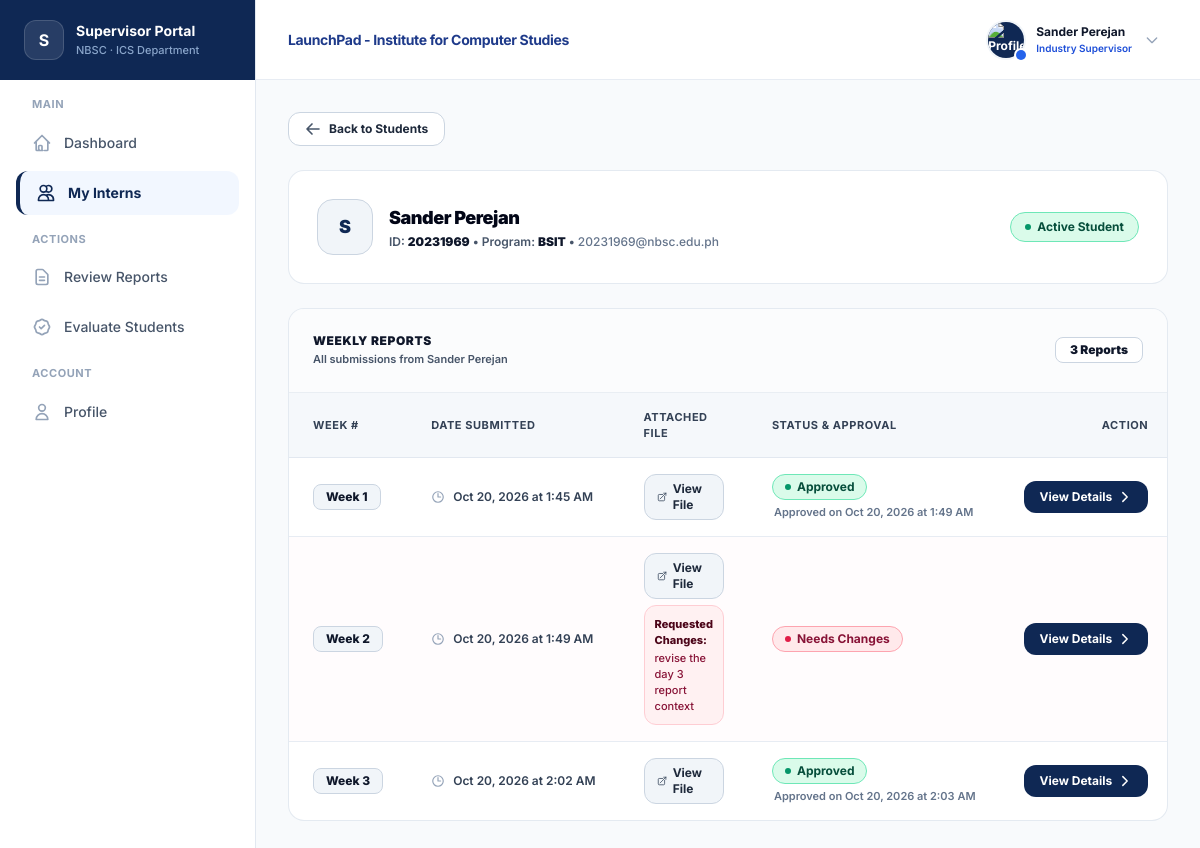
/supervisor/interns.php?id=119 (signed in), run on the app's committed database.
### tables this page shows
CREATE TABLE `students` (
  `id` int(11) NOT NULL,
  `user_id` int(11) NOT NULL,
  `student_number` varchar(100) NOT NULL,
  `program` varchar(50) DEFAULT 'BSIT',
  `section` varchar(20) NOT NULL DEFAULT 'IT44A',
  `company_id` int(11) DEFAULT NULL,
  `supervisor_id` int(11) DEFAULT NULL,
  `office_id` int(11) DEFAULT NULL,
  `ojt_start_date` date DEFAULT NULL,
  `completion_requested` tinyint(1) DEFAULT 0,
  `evaluation_triggered` tinyint(1) DEFAULT 0,
  `created_at` datetime DEFAULT current_timestamp()
);

CREATE TABLE `users` (
  `id` int(11) NOT NULL,
  `name` varchar(255) NOT NULL,
  `email` varchar(255) NOT NULL,
  `password_hash` varchar(255) DEFAULT NULL,
  `role` enum('student','supervisor','coordinator','admin') NOT NULL DEFAULT 'student',
  `status` enum('active','archived') NOT NULL DEFAULT 'active',
  `archived_at` datetime DEFAULT NULL,
  `avatar_url` text DEFAULT NULL,
  `created_at` datetime DEFAULT current_timestamp(),
  `privacy_consent` tinyint(1) DEFAULT 0
);

CREATE TABLE `reports` (
  `id` int(11) NOT NULL,
  `student_id` int(11) NOT NULL,
  `week_number` int(11) NOT NULL,
  `file_path` text NOT NULL,
  `previous_file_path` text DEFAULT NULL,
  `ocr_activities` text DEFAULT NULL,
  `supervisor_remarks` text DEFAULT NULL,
  `revision_requested_at` datetime DEFAULT NULL,
  `status` enum('pending','approved','rejected') NOT NULL DEFAULT 'pending',
  `is_late` tinyint(1) NOT NULL DEFAULT 0,
  `deadline_date` date DEFAULT NULL,
  `submitted_at` datetime DEFAULT current_timestamp(),
  `approved_at` datetime DEFAULT NULL,
  `updated_at` datetime DEFAULT current_timestamp() ON UPDATE current_timestamp(),
  `entities_extracted_at` datetime DEFAULT NULL,
  `entities_dictionary_version` varchar(64) DEFAULT NULL,
  `entities_extraction_started_at` datetime DEFAULT NULL,
  `entities_extraction_error` varchar(255) DEFAULT NULL
);

### src/pages/supervisor/internProfilePage.php (the view, shortened to what this page needs)
<?php
if (!function_exists('e')) {
    function e($value) {
        return htmlspecialchars((string)($value ?? ''), ENT_QUOTES, 'UTF-8');
    }
}
$studentName = $student['name'] ?? 'Student';
$studentNumber = $student['student_number'] ?? 'N/A';
$studentProgram = $student['program'] ?? 'BSIT';
$studentEmail = $student['email'] ?? 'N/A';
$reportsList = $reports ?? [];
$isStudentActive = strtolower($student['status'] ?? '') === 'active';
?>
<!DOCTYPE html>
<html lang="en">
<head>
    <script src="https://cdn.tailwindcss.com"></script>
    <link rel="stylesheet" href="/ICS-PORTAL/public/css/style.css">
</head>
<body class="bg-[#F8FAFC] text-slate-900 subpixel-antialiased selection:bg-[#0F2854] selection:text-white">
    <div class="flex min-h-screen">
        <?php include __DIR__ . '/../../components/supervisor_sidebar.php'; ?>
        <div class="flex-1 flex flex-col min-w-0">
            <?php include __DIR__ . '/../../components/header.php'; ?>
            <main class="p-8 max-w-[1400px] w-full mx-auto space-y-6 flex-1">
                <div>
                    <a href="interns.php" class="inline-flex items-center gap-2 text-xs font-bold text-slate-800 hover:text-slate-950 bg-white hover:bg-slate-100 px-4 py-2 rounded-xl border border-slate-300 shadow-2xs transition-all cursor-pointer">
                        <svg class="w-4 h-4 text-slate-600" fill="none" stroke="currentColor" stroke-width="2.5" viewBox="0 0 24 24"><path stroke-linecap="round" stroke-linejoin="round" d="M10.5 19.5L3 12m0 0l7.5-7.5M3 12h18"/></svg>
                        <span>Back to Students</span>
                    </a>
                </div>
                <div class="bg-white rounded-2xl p-6 sm:p-7 border border-slate-200/90 shadow-xs flex flex-col sm:flex-row justify-between items-start sm:items-center gap-4">
                    <div class="flex items-center gap-4">
                        <div class="w-14 h-14 rounded-2xl bg-slate-100 text-[#0F2854] flex items-center justify-center font-black text-lg shrink-0 border border-slate-300 overflow-hidden shadow-2xs">
                        </div>
                        <div class="space-y-0.5">
                            <h1 class="text-base sm:text-lg font-black text-slate-950 tracking-tight leading-snug"><?= e($studentName); ?></h1>
                            <p class="text-xs font-semibold text-slate-600">
                                ID: <strong class="text-slate-900"><?= e($studentNumber); ?></strong> &bull;
                                Program: <strong class="text-slate-900"><?= e($studentProgram); ?></strong> &bull;
                                <span class="text-slate-500 font-medium"><?= e($studentEmail); ?></span>
                            </p>
                        </div>
                    </div>
                    <?php if ($isStudentActive): ?>
                        <span class="inline-flex items-center gap-1.5 px-3.5 py-1.5 rounded-full bg-emerald-100/80 text-emerald-900 border border-emerald-300 text-xs font-bold shadow-2xs shrink-0">
                            <span class="w-1.5 h-1.5 rounded-full bg-emerald-600"></span>
                            Active Student
                        </span>
                    <?php endif; ?>
                </div>
                <div class="bg-white rounded-2xl border border-slate-200/90 shadow-xs overflow-hidden">
                    <div class="p-6 border-b border-slate-200/70 flex justify-between items-center bg-slate-50/60">
                        <div>
                            <h3 class="text-xs font-black text-slate-900 tracking-wider uppercase">Weekly Reports</h3>
                            <p class="text-[11px] font-semibold text-slate-600 mt-0.5">All submissions from <?= e($studentName); ?></p>
                        </div>
                        <span class="inline-flex items-center px-3.5 py-1 rounded-lg bg-white border border-slate-300 text-xs font-black text-slate-900 shadow-2xs">
                            <?= count($reportsList); ?> <?= count($reportsList) === 1 ? 'Report' : 'Reports'; ?>
                        </span>
                    </div>
                    <?php if (!empty($reportsList) && count($reportsList) > 0): ?>
                        <div class="overflow-x-auto">
                            <table class="w-full text-left border-collapse text-xs">
                                <thead>
                                    <tr class="bg-slate-100/70 text-slate-700 text-[11px] uppercase tracking-wider border-b border-slate-200 font-black">
                                        <th class="py-4 px-6">Week #</th>
                                        <th class="py-4 px-6">Date Submitted</th>
                                        <th class="py-4 px-6">Attached File</th>
                                        <th class="py-4 px-6">Status & Approval</th>
                                        <th class="py-4 px-6 text-right">Action</th>
                                    </tr>
                                </thead>
                                <tbody class="divide-y divide-slate-200/80 text-slate-800">
                                    <?php foreach ($reportsList as $report):
                                        $status = strtolower($report['status'] ?? 'pending');
                                        $filePath = $report['file_path'] ?? '';
                                        $submittedAt = $report['submitted_at'] ?? null;
                                        $approvedAt = $report['approved_at'] ?? null;
                                        $remarks = $report['supervisor_remarks'] ?? '';
                                        $isApproved = ($status === 'approved');
                                        $isPending = ($status === 'pending');
                                        $isRejected = ($status === 'rejected');
                                    ?>
                                        <tr class="hover:bg-slate-50 transition-colors <?= $isRejected ? 'bg-rose-50/20' : ''; ?>">
                                            <td class="py-4 px-6 whitespace-nowrap">
                                                <span class="inline-flex items-center px-3 py-1 rounded-lg bg-slate-100 text-slate-900 font-extrabold text-xs border border-slate-300">
                                                    Week <?= e($report['week_number']); ?>
                                                </span>
                                            </td>
                                            <td class="py-4 px-6 text-slate-700 font-semibold whitespace-nowrap">
                                                <div class="flex items-center gap-2">
                                                    <svg class="w-3.5 h-3.5 text-slate-400" fill="none" stroke="currentColor" stroke-width="2" viewBox="0 0 24 24"><path stroke-linecap="round" stroke-linejoin="round" d="M12 6v6h4.5m4.5 0a9 9 0 11-18 0 9 9 0 0118 0z"/></svg>
                                                    <span><?= !empty($submittedAt) ? e(date("M d, Y \a\\t g:i A", strtotime($submittedAt))) : '—'; ?></span>
                                                </div>
                                            </td>
                                            <td class="py-4 px-6">
                                                <div class="space-y-1.5">
                                                    <?php if (!empty($filePath)): ?>
                                                        <a href="/ICS-PORTAL/<?= e(ltrim(str_replace('\\', '/', $filePath), '/')); ?>" target="_blank" class="inline-flex items-center gap-1.5 px-3 py-1.5 bg-slate-100 hover:bg-slate-200 text-slate-800 text-xs font-bold rounded-xl border border-slate-300 shadow-2xs transition-all cursor-pointer">
                                                            <svg class="w-3.5 h-3.5 text-slate-600" fill="none" stroke="currentColor" stroke-width="2" viewBox="0 0 24 24"><path stroke-linecap="round" stroke-linejoin="round" d="M13.5 6H5.25A2.25 2.25 0 003 8.25v10.5A2.25 2.25 0 005.25 21h10.5A2.25 2.25 0 0018 18.75V10.5m-10.5 6L21 3m0 0h-5.25M21 3v5.25"/></svg>
                                                            <span>View File</span>
                                                        </a>
                                                    <?php else: ?>
                                                        <span class="text-slate-400 text-xs italic">No file</span>
                                                    <?php endif; ?>
                                                    <?php if ($isRejected && !empty($remarks)): ?>
                                                        <div class="p-2.5 bg-rose-50 border border-rose-200 rounded-xl text-[11px] text-rose-900 font-medium max-w-sm">
                                                            <span class="font-extrabold block text-rose-950 mb-0.5">Requested Changes:</span>
                                                            <?= e($remarks); ?>
                                                        </div>
                                                    <?php endif; ?>
                                                </div>
                                            </td>
                                            <td class="py-4 px-6 whitespace-nowrap">
                                                <?php if ($isApproved): ?>
                                                    <div class="flex flex-col items-start gap-1">
                                                        <span class="inline-flex items-center gap-1.5 px-3 py-1 rounded-full bg-emerald-100/80 text-emerald-900 border border-emerald-300 text-xs font-bold shadow-2xs">
                                                            <span class="w-1.5 h-1.5 rounded-full bg-emerald-600"></span>
                                                            Approved
                                                        </span>
                                                        <?php if (!empty($approvedAt)): ?>
                                                            <span class="text-[11px] font-semibold text-slate-500 pl-0.5">
                                                                Approved on <?= e(date("M d, Y \a\\t g:i A", strtotime($approvedAt))); ?>
                                                            </span>
                                                        <?php endif; ?>
                                                    </div>
                                                <?php else: ?>
                                                    <span class="inline-flex items-center gap-1.5 px-3 py-1 rounded-full bg-rose-100/80 text-rose-900 border border-rose-300 text-xs font-bold shadow-2xs">
                                                        <span class="w-1.5 h-1.5 rounded-full bg-rose-600"></span>
                                                        Needs Changes
                                                    </span>
                                                <?php endif; ?>
                                            </td>
                                            <td class="py-4 px-6 text-right whitespace-nowrap">
                                                <a href="view_report.php?student_id=<?= (int)($student['id'] ?? 0); ?>&amp;report_id=<?= (int)$report['id']; ?>"
                                                   data-ics-loading="Extracting entities from this report&hellip; This may take a moment."
                                                   class="px-4 py-2 bg-[#0F2854] hover:bg-blue-900 text-white text-xs font-bold rounded-xl shadow-xs transition-all inline-flex items-center gap-1.5 cursor-pointer">
                                                    <span>View Details</span>
                                                    <svg class="w-3.5 h-3.5" fill="none" stroke="currentColor" stroke-width="2.5" viewBox="0 0 24 24"><path stroke-linecap="round" stroke-linejoin="round" d="M8.25 4.5l7.5 7.5-7.5 7.5"/></svg>
                                                </a>
                                            </td>
                                        </tr>
                                    <?php endforeach; ?>
                                </tbody>
                            </table>
                        </div>
                    <?php endif; ?>
                </div>
            </main>
        </div>
    </div>
</body>
</html>

### data on the page
students: user.name "Sander Perejan", student_number "20231969", program "BSIT", user.email "20231969@nbsc.edu.ph"
reports: week_number "1", submitted_at "Oct 20, 2026 at 1:45 AM", approved_at "Oct 20, 2026 at 1:49 AM"
reports: week_number "2", submitted_at "Oct 20, 2026 at 1:49 AM", supervisor_remarks "revise the day 3 report context", status "rejected" (drawn)
reports: week_number "3", submitted_at "Oct 20, 2026 at 2:02 AM", approved_at "Oct 20, 2026 at 2:03 AM"

### other printed values
$displayName "Sander Perejan"
$roleLabel "Industry Supervisor"
count($reportsList) "3"
